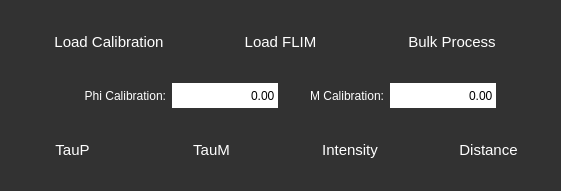
   <widget class="QFrame" name="MainFrame">
    <property name="geometry">
     <rect>
      <x>30</x>
      <y>33</y>
      <width>561</width>
      <height>191</height>
     </rect>
    </property>
    <property name="styleSheet">
     <string notr="true">border:1px;
background-color: rgb(50,50,50);
</string>
    </property>
    <property name="frameShape">
     <enum>QFrame::StyledPanel</enum>
    </property>
    <property name="frameShadow">
     <enum>QFrame::Plain</enum>
    </property>
    <layout class="QVBoxLayout" name="verticalLayout">
     <property name="leftMargin">
      <number>6</number>
     </property>
     <property name="topMargin">
      <number>6</number>
     </property>
     <property name="rightMargin">
      <number>6</number>
     </property>
     <property name="bottomMargin">
      <number>6</number>
     </property>
     <item>
      <layout class="QHBoxLayout" name="horizontalLayout">
       <item>
        <spacer name="horizontalSpacer_4">
         <property name="orientation">
          <enum>Qt::Horizontal</enum>
         </property>
         <property name="sizeType">
          <enum>QSizePolicy::Fixed</enum>
         </property>
         <property name="sizeHint" stdset="0">
          <size>
           <width>20</width>
           <height>20</height>
          </size>
         </property>
        </spacer>
       </item>
       <item>
        <widget class="QPushButton" name="LoadCalibr">
         <property name="sizePolicy">
          <sizepolicy hsizetype="Minimum" vsizetype="Fixed">
           <horstretch>0</horstretch>
           <verstretch>0</verstretch>
          </sizepolicy>
         </property>
         <property name="minimumSize">
          <size>
           <width>0</width>
           <height>27</height>
          </size>
         </property>
         <property name="styleSheet">
          <string notr="true">QPushButton{

            border: 4px solid '#4aa3d1';
            background: '#4aa3d1';
            color: white;
            font-family: 'Helvetica';
            font-size: 15px;
            padding: 0px 0;
            margin-top: 0px;
			height: 20%
}
QPushButton:hover{
	background: '#173953';
     border: 4px solid '#173953'
}</string>
         </property>
         <property name="text">
          <string>Load Calibration</string>
         </property>
        </widget>
       </item>
       <item>
        <widget class="QPushButton" name="LoadFLIM">
         <property name="minimumSize">
          <size>
           <width>0</width>
           <height>27</height>
          </size>
         </property>
         <property name="styleSheet">
          <string notr="true">QPushButton{

            border: 4px solid '#4aa3d1';
            background: '#4aa3d1';
            color: white;
            font-family: 'Helvetica';
            font-size: 15px;
            padding: 0px 0;
            margin-top: 0px
}
QPushButton:hover{
	background: '#173953';
     border: 4px solid '#173953'
}</string>
         </property>
         <property name="text">
          <string>Load FLIM</string>
         </property>
        </widget>
       </item>
       <item>
        <widget class="QPushButton" name="bulk_load">
         <property name="minimumSize">
          <size>
           <width>0</width>
           <height>27</height>
          </size>
         </property>
         <property name="styleSheet">
          <string notr="true">QPushButton{

            border: 4px solid '#4aa3d1';
            background: '#4aa3d1';
            color: white;
            font-family: 'Helvetica';
            font-size: 15px;
            padding: 0px 0;
            margin-top: 0px
}
QPushButton:hover{
	background: '#173953';
     border: 4px solid '#173953'
}</string>
         </property>
         <property name="text">
          <string>Bulk Process</string>
         </property>
        </widget>
       </item>
       <item>
        <spacer name="horizontalSpacer_5">
         <property name="orientation">
          <enum>Qt::Horizontal</enum>
         </property>
         <property name="sizeType">
          <enum>QSizePolicy::Fixed</enum>
         </property>
         <property name="sizeHint" stdset="0">
          <size>
           <width>20</width>
           <height>20</height>
          </size>
         </property>
        </spacer>
       </item>
      </layout>
     </item>
     <item>
      <layout class="QHBoxLayout" name="horizontalLayout_2">
       <item>
        <spacer name="horizontalSpacer_2">
         <property name="orientation">
          <enum>Qt::Horizontal</enum>
         </property>
         <property name="sizeHint" stdset="0">
          <size>
           <width>40</width>
           <height>20</height>
          </size>
         </property>
        </spacer>
       </item>
       <item>
        <widget class="QLabel" name="phi_cal_val">
         <property name="sizePolicy">
          <sizepolicy hsizetype="Expanding" vsizetype="Preferred">
           <horstretch>0</horstretch>
           <verstretch>0</verstretch>
          </sizepolicy>
         </property>
         <property name="minimumSize">
          <size>
           <width>100</width>
           <height>0</height>
          </size>
         </property>
         <property name="styleSheet">
          <string notr="true">color: #FFFFFF</string>
         </property>
         <property name="text">
          <string>Phi Calibration:</string>
         </property>
         <property name="alignment">
          <set>Qt::AlignRight|Qt::AlignTrailing|Qt::AlignVCenter</set>
         </property>
        </widget>
       </item>
       <item>
        <widget class="QLineEdit" name="Phi_cal_box">
         <property name="sizePolicy">
          <sizepolicy hsizetype="MinimumExpanding" vsizetype="Fixed">
           <horstretch>0</horstretch>
           <verstretch>0</verstretch>
          </sizepolicy>
         </property>
         <property name="maximumSize">
          <size>
           <width>16777215</width>
           <height>25</height>
          </size>
         </property>
         <property name="layoutDirection">
          <enum>Qt::LeftToRight</enum>
         </property>
         <property name="styleSheet">
          <string notr="true">background: rgb(255,255,255);</string>
         </property>
         <property name="text">
          <string>0.00</string>
         </property>
         <property name="alignment">
          <set>Qt::AlignRight|Qt::AlignTrailing|Qt::AlignVCenter</set>
         </property>
        </widget>
       </item>
       <item>
        <widget class="QLabel" name="m_cal_val">
         <property name="sizePolicy">
          <sizepolicy hsizetype="Expanding" vsizetype="Preferred">
           <horstretch>0</horstretch>
           <verstretch>0</verstretch>
          </sizepolicy>
         </property>
         <property name="minimumSize">
          <size>
           <width>100</width>
           <height>0</height>
          </size>
         </property>
         <property name="styleSheet">
          <string notr="true">color: #FFFFFF</string>
         </property>
         <property name="text">
          <string>M Calibration:</string>
         </property>
         <property name="alignment">
          <set>Qt::AlignRight|Qt::AlignTrailing|Qt::AlignVCenter</set>
         </property>
        </widget>
       </item>
       <item>
        <widget class="QLineEdit" name="m_cal_box">
         <property name="sizePolicy">
          <sizepolicy hsizetype="MinimumExpanding" vsizetype="Fixed">
           <horstretch>0</horstretch>
           <verstretch>0</verstretch>
          </sizepolicy>
         </property>
         <property name="minimumSize">
          <size>
           <width>0</width>
           <height>25</height>
          </size>
         </property>
         <property name="styleSheet">
          <string notr="true">background: rgb(255,255,255);</string>
         </property>
         <property name="text">
          <string>0.00</string>
         </property>
         <property name="alignment">
          <set>Qt::AlignRight|Qt::AlignTrailing|Qt::AlignVCenter</set>
         </property>
        </widget>
       </item>
       <item>
        <spacer name="horizontalSpacer_3">
         <property name="orientation">
          <enum>Qt::Horizontal</enum>
         </property>
         <property name="sizeHint" stdset="0">
          <size>
           <width>40</width>
           <height>20</height>
          </size>
         </property>
        </spacer>
       </item>
      </layout>
     </item>
     <item>
      <layout class="QHBoxLayout" name="horizontalLayout_3">
       <item>
        <widget class="QPushButton" name="TauP_Color">
         <property name="sizePolicy">
          <sizepolicy hsizetype="Minimum" vsizetype="Fixed">
           <horstretch>0</horstretch>
           <verstretch>0</verstretch>
          </sizepolicy>
         </property>
         <property name="minimumSize">
          <size>
           <width>0</width>
           <height>27</height>
          </size>
         </property>
         <property name="styleSheet">
          <string notr="true">QPushButton{

            border: 4px solid '#4aa3d1';
            background: '#4aa3d1';
            color: white;
            font-family: 'Helvetica';
            font-size: 15px;
            padding: 0px 0;
            margin-top: 0px
}
QPushButton:hover{
	background: '#173953';
     border: 4px solid '#173953'
}</string>
         </property>
         <property name="text">
          <string>TauP</string>
         </property>
        </widget>
       </item>
       <item>
        <widget class="QPushButton" name="TauM_Color">
         <property name="minimumSize">
          <size>
           <width>0</width>
           <height>27</height>
          </size>
         </property>
         <property name="styleSheet">
          <string notr="true">QPushButton{

            border: 4px solid '#4aa3d1';
            background: '#4aa3d1';
            color: white;
            font-family: 'Helvetica';
            font-size: 15px;
            padding: 0px 0;
            margin-top: 0px
}
QPushButton:hover{
	background: '#173953';
     border: 4px solid '#173953'
}</string>
         </property>
         <property name="text">
          <string>TauM</string>
         </property>
        </widget>
       </item>
       <item>
        <widget class="QPushButton" name="Grey_Color">
         <property name="sizePolicy">
          <sizepolicy hsizetype="Minimum" vsizetype="Maximum">
           <horstretch>0</horstretch>
           <verstretch>0</verstretch>
          </sizepolicy>
         </property>
         <property name="minimumSize">
          <size>
           <width>0</width>
           <height>27</height>
          </size>
         </property>
         <property name="styleSheet">
          <string notr="true">QPushButton{

            border: 4px solid '#4aa3d1';
            background: '#4aa3d1';
            color: white;
            font-family: 'Helvetica';
            font-size: 15px;
            padding: 0px 0;
            margin-top: 0px
}
QPushButton:hover{
	background: '#173953';
     border: 4px solid '#173953'
}</string>
         </property>
         <property name="text">
          <string>Intensity</string>
         </property>
        </widget>
       </item>
       <item>
        <widget class="QPushButton" name="Fraction_Color">
         <property name="sizePolicy">
          <sizepolicy hsizetype="Minimum" vsizetype="Maximum">
           <horstretch>0</horstretch>
           <verstretch>0</verstretch>
          </sizepolicy>
         </property>
         <property name="minimumSize">
          <size>
           <width>0</width>
           <height>27</height>
          </size>
         </property>
         <property name="styleSheet">
          <string notr="true">QPushButton{

            border: 4px solid '#4aa3d1';
            background: '#4aa3d1';
            color: white;
            font-family: 'Helvetica';
            font-size: 15px;
            padding: 0px 0;
            margin-top: 0px
}
QPushButton:hover{
	background: '#173953';
     border: 4px solid '#173953'
}</string>
         </property>
         <property name="text">
          <string>Distance</string>
         </property>
        </widget>
       </item>
      </layout>
     </item>
    </layout>
   </widget>
